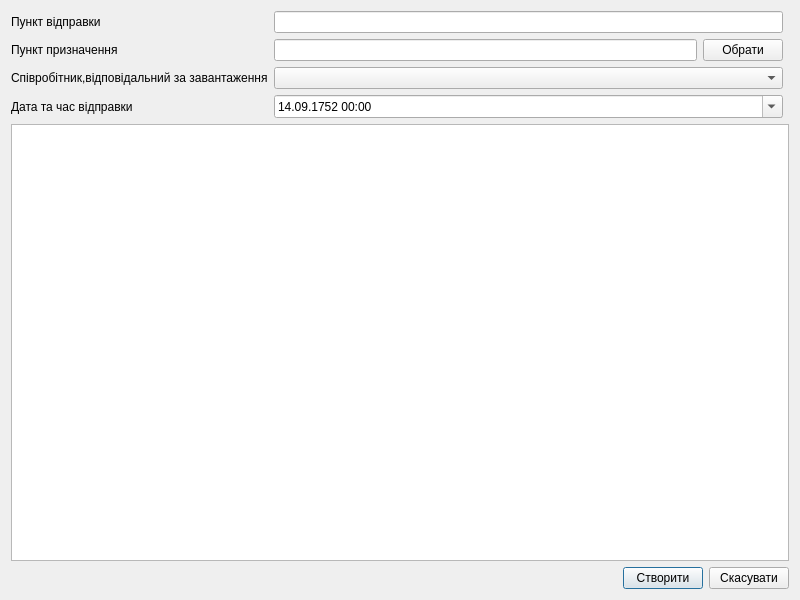
<?xml version="1.0" encoding="UTF-8"?>
<ui version="4.0">
 <class>ShpCreator</class>
 <widget class="QWidget" name="ShpCreator">
  <property name="geometry">
   <rect>
    <x>0</x>
    <y>0</y>
    <width>800</width>
    <height>600</height>
   </rect>
  </property>
  <property name="windowTitle">
   <string>Створення перевезення</string>
  </property>
  <layout class="QGridLayout" name="gridLayout">
   <item row="1" column="0">
    <layout class="QFormLayout" name="formLayout">
     <property name="formAlignment">
      <set>Qt::AlignLeading|Qt::AlignLeft|Qt::AlignVCenter</set>
     </property>
     <item row="0" column="0">
      <widget class="QLabel" name="lDspchOfc">
       <property name="text">
        <string>Пункт відправки</string>
       </property>
      </widget>
     </item>
     <item row="0" column="1">
      <widget class="QLineEdit" name="leDspchOfc">
       <property name="readOnly">
        <bool>true</bool>
       </property>
      </widget>
     </item>
     <item row="1" column="0">
      <widget class="QLabel" name="lArrOfc">
       <property name="text">
        <string>Пункт призначення</string>
       </property>
      </widget>
     </item>
     <item row="1" column="1">
      <layout class="QHBoxLayout" name="horizontalLayout">
       <item>
        <widget class="QLineEdit" name="leArrOfc">
         <property name="readOnly">
          <bool>true</bool>
         </property>
        </widget>
       </item>
       <item>
        <widget class="QPushButton" name="pbChangeArrOfc">
         <property name="text">
          <string>Обрати</string>
         </property>
        </widget>
       </item>
      </layout>
     </item>
     <item row="2" column="0">
      <widget class="QLabel" name="lEe">
       <property name="text">
        <string>Співробітник,відповідальний за завантаження</string>
       </property>
      </widget>
     </item>
     <item row="3" column="0">
      <widget class="QLabel" name="lDateDspch">
       <property name="text">
        <string>Дата та час відправки</string>
       </property>
      </widget>
     </item>
     <item row="3" column="1">
      <widget class="QDateTimeEdit" name="dteDateDspch">
       <property name="dateTime">
        <datetime>
         <hour>0</hour>
         <minute>0</minute>
         <second>0</second>
         <year>1752</year>
         <month>9</month>
         <day>14</day>
        </datetime>
       </property>
       <property name="displayFormat">
        <string>dd.MM.yyyy HH:mm</string>
       </property>
       <property name="calendarPopup">
        <bool>true</bool>
       </property>
      </widget>
     </item>
     <item row="2" column="1">
      <widget class="QComboBox" name="cmbEe"/>
     </item>
    </layout>
   </item>
   <item row="3" column="0" colspan="2">
    <layout class="QHBoxLayout" name="horizontalLayout_12">
     <item>
      <widget class="QLabel" name="lCurrentEmployer">
       <property name="text">
        <string/>
       </property>
      </widget>
     </item>
     <item>
      <spacer name="horizontalSpacer_5">
       <property name="orientation">
        <enum>Qt::Horizontal</enum>
       </property>
       <property name="sizeHint" stdset="0">
        <size>
         <width>40</width>
         <height>20</height>
        </size>
       </property>
      </spacer>
     </item>
     <item>
      <widget class="QPushButton" name="pbCreateShp">
       <property name="text">
        <string>Створити</string>
       </property>
       <property name="autoDefault">
        <bool>true</bool>
       </property>
       <property name="default">
        <bool>true</bool>
       </property>
      </widget>
     </item>
     <item>
      <widget class="QPushButton" name="pbCancel">
       <property name="text">
        <string>Скасувати</string>
       </property>
      </widget>
     </item>
    </layout>
   </item>
   <item row="2" column="0" colspan="2">
    <widget class="TableViewWithMultipleSelection" name="tvwMailing"/>
   </item>
  </layout>
 </widget>
 <customwidgets>
  <customwidget>
   <class>TableViewWithMultipleSelection</class>
   <extends>QTableView</extends>
   <header location="global">tableviewwithmultipleselection.h</header>
  </customwidget>
 </customwidgets>
 <resources/>
 <connections/>
</ui>
